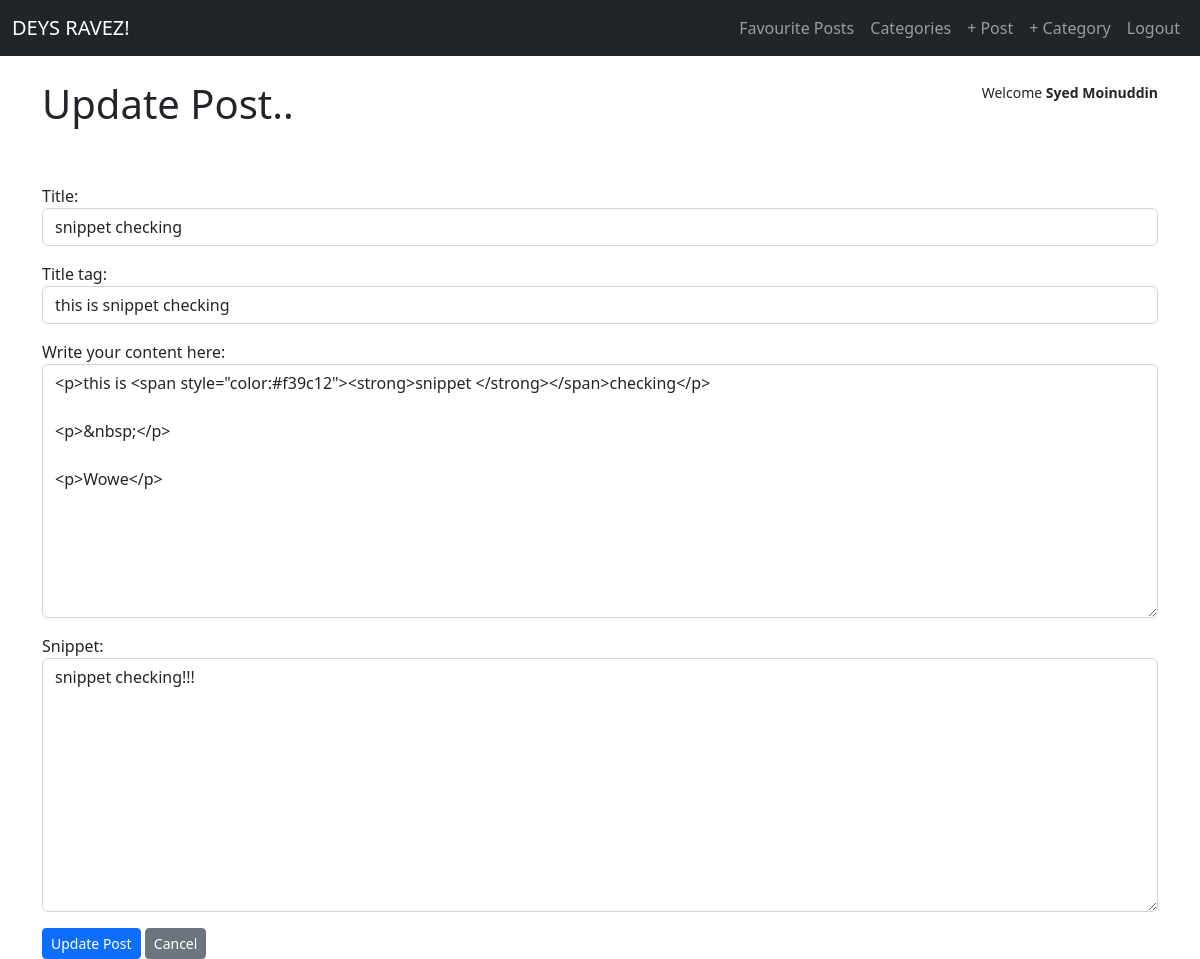
The page /updatepost/26 (signed in) on the database its author committed.
### zblog/models.py (models this page shows, shortened)
class Post(models.Model):
    title = models.CharField(max_length=600)
    title_tag = models.CharField(max_length=600) #,default="DEYS RAVEZ!"
    author = models.ForeignKey(User, on_delete=models.CASCADE)
    body = RichTextField(blank=True, null=True)
    updated_date = models.DateTimeField(auto_now_add=True)
    category = models.CharField(max_length=255, default='coding')
    snippet = models.CharField(max_length=255)
    likes = models.ManyToManyField(User, related_name='blog_posts')

### zblog/views.py (the view)
# urls.py: path('updatepost/<int:pk>', views.PostUpdateView.as_view(), name="updatepost"),
class PostUpdateView(UpdateView):
    model=Post
    form_class = EditForm
    template_name ="update_post.html"

### zblog/forms.py
class EditForm(forms.ModelForm):
    class Meta:
        model = Post
        fields = ('title', 'title_tag', 'body', 'snippet')
        widgets = {
            'title': forms.TextInput(attrs={'class':'form-control'}),
            'title_tag': forms.TextInput(attrs={'class':'form-control'}),
            'body': forms.Textarea(attrs={'class':'form-control'}),
            'snippet': forms.Textarea(attrs={'class':'form-control'}),
        }
        labels={
            'body':'Write your content here:'
        }

### zblog/templates/update_post.html (shortened to what this page needs)
{% extends 'base.html' %}
{% block content %}
    {% if user.is_authenticated %}
        {% if user.id == post.author.id %}
        <div>
            <h1>Update Post..</h1><br><br>
            <form method="POST">{% csrf_token %}
                {{form.as_p}}
                <button class="btn btn-sm btn-primary" type="submit" >Update Post</button>
                <a href="{% url 'home' %}" class="btn btn-sm btn-secondary" >Cancel</a>
            </form>
        </div>
        {% else %}
            <p style="color:red;">You're not authorized..</p>
        {% endif %}
    {% else %}
        <p style="color:red;">You're not authorized..</p>
    {% endif %}
{% endblock %}

### zblog/templates/base.html (shortened to what this page needs)
<!doctype html>
<html lang="en">
<head>
    <link href="https://cdn.jsdelivr.net/npm/bootstrap@5.2.0/dist/css/bootstrap.min.css" rel="stylesheet"
>
</head>
<body>
    <nav class="navbar navbar-expand-lg navbar-dark bg-dark">
        <div class="container-fluid">
          <a class="navbar-brand" href="{% url 'home' %}">DEYS RAVEZ!</a>
          <div class="collapse navbar-collapse" id="navbarSupportedContent">
            <ul class="navbar-nav ms-auto mb-2 mb-lg-0">
              {% if user.is_authenticated %}
              <li class="nav-item">
                <a class="nav-link" href="{% url 'mylikedpost' user.id %}">Favourite Posts</a>
              </li>
              {% if cat_menu %}
                <li class="nav-item dropdown">
                  <a class="nav-link dropdown-toggle" href="#" role="button" data-bs-toggle="dropdown" aria-expanded="false">
                    Categories
                  </a>
                  <ul class="dropdown-menu">
                    {% for cat in cat_menu %}
                    <li><a class="dropdown-item" href="{% url 'category' cat|slugify %}">{{cat|capfirst}}</a></li>
                    {% endfor %}
                  </ul>
                </li>
                {% else %}
                <li class="nav-item">
                  <a class="nav-link" href="{% url 'categorylist' %}">Categories</a>
                </li>
                {% endif %}
                <li class="nav-item">
                  <a class="nav-link" href="{% url 'addpost' %}">+ Post</a>
                </li>
                <li class="nav-item">
                  <a class="nav-link" href="{% url 'addcategory' %}">+ Category</a>
                </li>
                <li class="nav-item">
                  <a class="nav-link" href="{% url 'logout' %}">Logout</a>
                </li>
              {% endif %}
            </ul>
          </div>
        </div>
      </nav>
    <br>
    <div class="container">
      {% if user.is_authenticated %}
     <div style="float: right;">
      <small>Welcome <strong>{{user.first_name}} {{user.last_name}}</strong></small>
     </div>
      {% endif %}
        {% block content %}
        {% endblock %}
    </div>
</body>
</html>

### rows shown on the page
Post: title "snippet checking", title_tag "this is snippet checking", body "<p>this is <span style=\"color:#f39c12\"><strong>snippet </strong></span>checking</p> <p>&nbsp;</p> <p>Wowe</p>", snippet "snippet checking!!!"

### other values the page prints
{{ user.first_name }} "Syed"
{{ user.last_name }} "Moinuddin"
